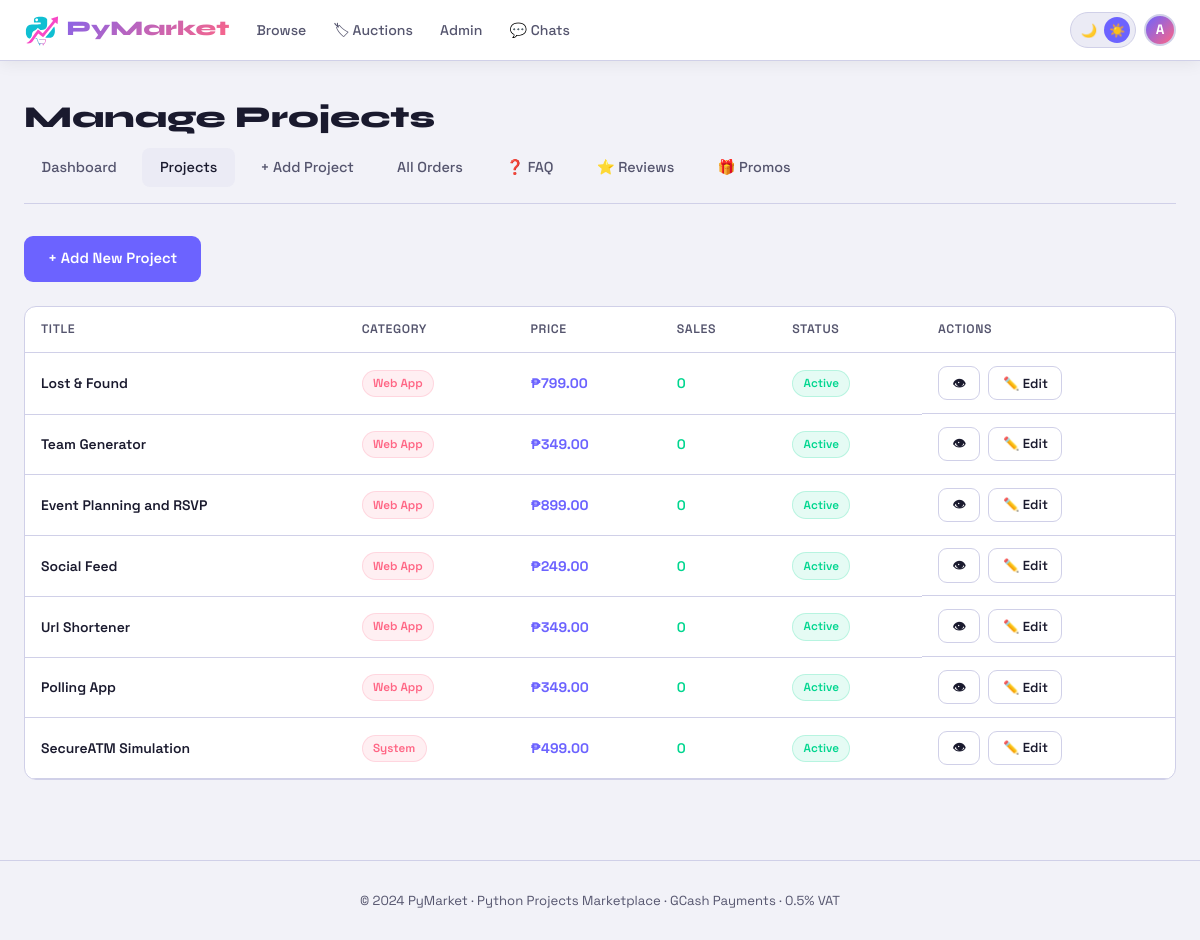
The page /admin/projects (signed in) on the database as committed earlier.
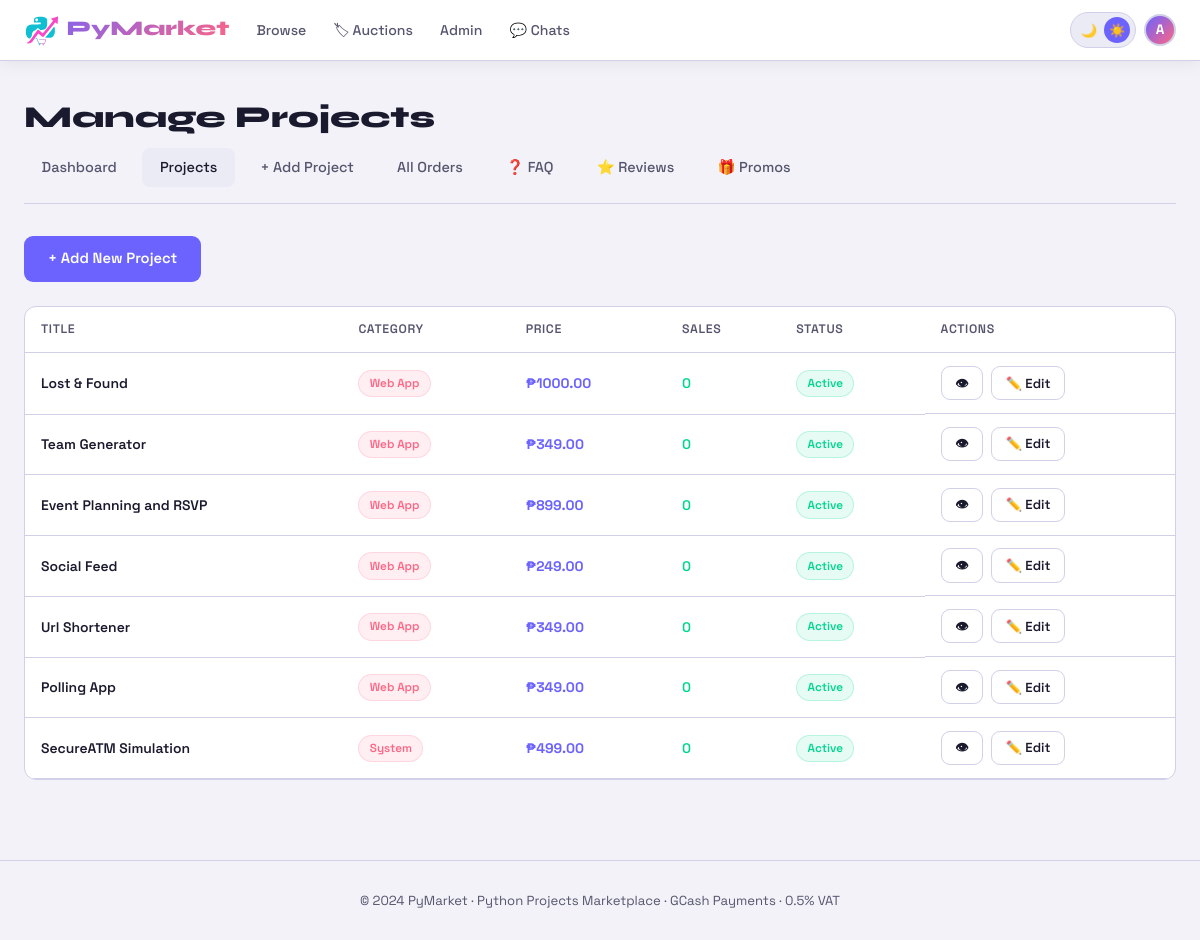
The same page on the database as committed later.
### tables this page shows
CREATE TABLE projects (
                id INTEGER PRIMARY KEY AUTOINCREMENT,
                title TEXT NOT NULL,
                description TEXT NOT NULL,
                price REAL NOT NULL,
                tech_stack TEXT,
                category TEXT,
                file_path TEXT,
                is_active INTEGER DEFAULT 1,
                created_at TEXT DEFAULT CURRENT_TIMESTAMP
            , original_price REAL, discount_percent REAL DEFAULT 0, view_count INTEGER DEFAULT 0);

### app.py (the view)
@app.route('/admin/projects')
@login_required
@admin_required
def admin_projects():
    db = get_db()
    projects = db.execute('''
        SELECT p.*, COUNT(DISTINCT o.id) as sales, GROUP_CONCAT(DISTINCT u.username) as buyer_names
        FROM projects p
        LEFT JOIN orders o ON p.id=o.project_id AND o.status='approved'
        LEFT JOIN users u ON o.user_id=u.id
        GROUP BY p.id ORDER BY p.created_at DESC
    ''').fetchall()
    return render_template('admin/projects.html', projects=projects)

### app.py (called while the page is built)
@app.after_request
def add_security_headers(response):
    response.headers['X-Frame-Options'] = 'SAMEORIGIN'
    response.headers['X-Content-Type-Options'] = 'nosniff'
    response.headers['Referrer-Policy'] = 'strict-origin-when-cross-origin'
    response.headers['Content-Security-Policy'] = (
        "default-src 'self'; "
        "script-src 'self' 'unsafe-inline'; "
        "style-src 'self' 'unsafe-inline' https://fonts.googleapis.com; "
        "font-src https://fonts.gstatic.com; "
        "img-src 'self' data: https://api.qrserver.com; "
    )
    return response

def get_db():
    conn = sqlite3.connect(DB_PATH)
    conn.row_factory = sqlite3.Row
    return conn

def login_required(f):
    @wraps(f)
    def decorated(*args, **kwargs):
        if 'user_id' not in session:
            flash('login_required')
            return redirect(url_for('login', next=request.url))
        return f(*args, **kwargs)
    return decorated

def admin_required(f):
    @wraps(f)
    def decorated(*args, **kwargs):
        if not session.get('is_admin'):
            return redirect(url_for('index'))
        return f(*args, **kwargs)
    return decorated

### templates/admin/projects.html (shortened to what this page needs)
{% extends 'base.html' %}
{% block content %}
<div class="container">
  <h1 class="page-title">Manage Projects</h1>
  <div class="admin-nav">
    <a href="{{ url_for('admin_dashboard') }}">Dashboard</a>
    <a href="{{ url_for('admin_projects') }}" class="active">Projects</a>
    <a href="{{ url_for('admin_add_project') }}">+ Add Project</a>
    <a href="{{ url_for('admin_orders') }}">All Orders</a>
    <a href="{{ url_for('admin_faq') }}">❓ FAQ</a>
    <a href="{{ url_for('admin_reviews') }}">⭐ Reviews</a>
    <a href="{{ url_for('admin_promos') }}">🎁 Promos</a>
  </div>
  <a href="{{ url_for('admin_add_project') }}" class="btn btn-primary" style="margin-bottom:1.5rem">+ Add New Project</a>
  <div class="table-wrap" style="background:var(--surface);border:1px solid var(--border);border-radius:12px;overflow:hidden">
    <table>
      <thead><tr><th>Title</th><th>Category</th><th>Price</th><th>Sales</th><th>Status</th><th>Actions</th></tr></thead>
      <tbody>
        {% for p in projects %}
        <tr>
          <td style="font-weight:600">{{ p['title'] }}</td>
          <td>{% if p['category'] %}<span class="badge badge-cat">{{ p['category'] }}</span>{% else %}—{% endif %}</td>
          <td style="font-weight:700;color:var(--accent)">₱{{ "%.2f"|format(p['price']) }}</td>
          <td style="color:var(--green);font-weight:600">{{ p['sales'] }}</td>
          <td>{% if p['is_active'] %}<span class="badge badge-green">Active</span>{% else %}<span class="badge badge-red">Hidden</span>{% endif %}</td>
          <td style="display:flex;gap:.5rem">
            <a href="{{ url_for('project_detail', pid=p['id']) }}" class="btn btn-outline btn-sm" target="_blank">👁</a>
            <a href="{{ url_for('admin_edit_project', pid=p['id']) }}" class="btn btn-outline btn-sm">✏️ Edit</a>
          </td>
        </tr>
        {% endfor %}
      </tbody>
    </table>
  </div>
</div>
{% endblock %}

Rows that differ between the two databases and show on the page:
changed projects "Lost & Found": price "799.00" → "1000.00"
